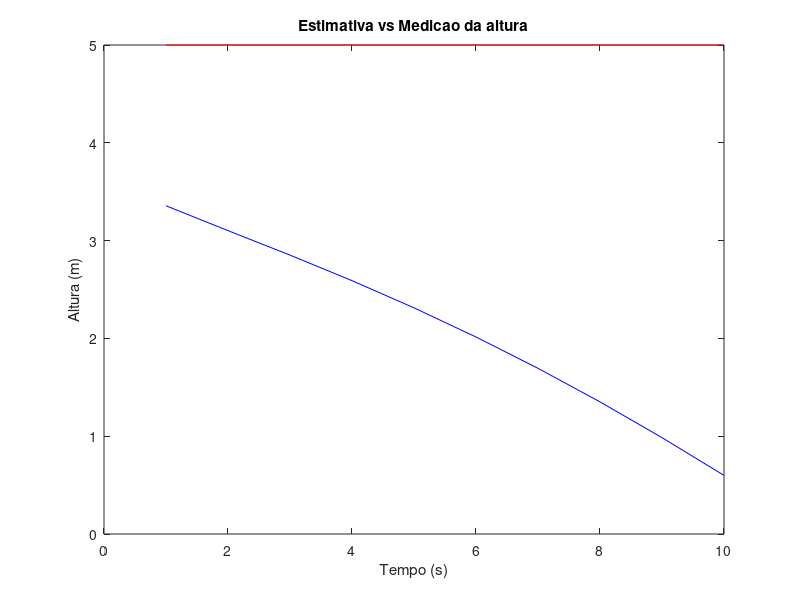
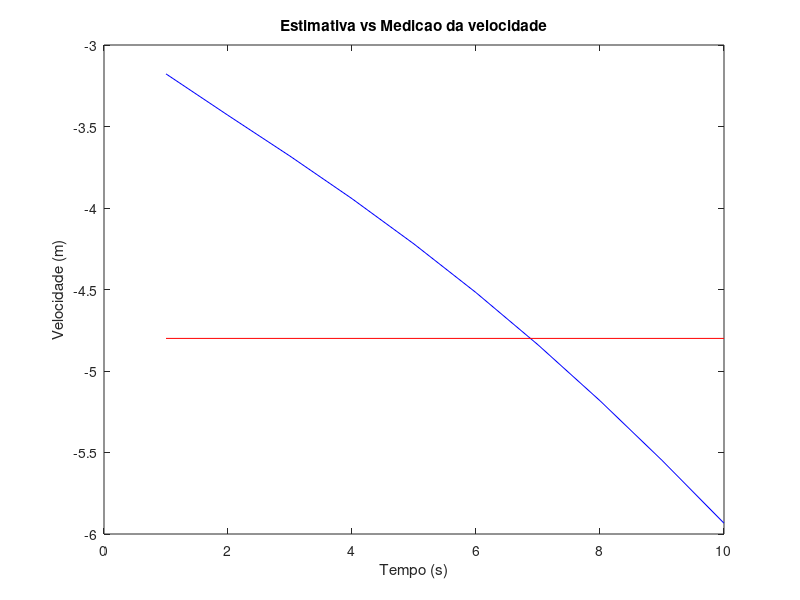

Recreate these plots in MATLAB, in order.
%%%%%%%%%%%%%%%%%%%%%%%%%%%%%%%%%%%%%%%%%%%%%%% DADOS INICIAIS %%%%%%%%%%%%%%%%%%%%%%%%%%%%%%%%%%%%%%%%%%%%%%%%%%%%%%%%%%%%%%%

%Constantes
sigma = 20;
tempo = 0.25;
epsilon = 0.1;
gravidade = 9.8;
aceleracao = 30;

%Equacao de predicao: x = Fx+Gu
x = zeros(2, 1);                                        %Inicializacao da matriz 2x1 de estimativa
F = [1 tempo ; 0 1];                                    %Inicializacao da matriz F
G = [0.5*tempo^2 ; tempo];                              %Inicializacao da matriz G
u = 0;                                                  %Inicializacao da variavel de input

%Equacao de predicao da covariancia: P = F*P*Ft+Q
P = [500 0 ; 0 500];                                    %Inicializacao de uma covariancia arbitraria
Q = [(tempo^4)/4 (tempo^3)/2 ; (tempo^3)/2 tempo^2]*epsilon^2;

H = eye(2)*1.5;

R = sigma^2;

I = eye(2);                                             %Matriz identidade 6x6

Ft = transpose(F);
Ht = transpose(H);

z = zeros(2, 1);                                        %Inicializacao da matriz 1x2 de medicao. z = [altura aceleracao]

%%%%%%%%%%%%%%%%%%%%%%%%%%%%%%%%%%%%%%%%%%%%%%%%%%%%%%%%%%%%%%%%%%%%%%%%%%%%%%%%%%%%%%%%%%%%%%%%%%%%%%%%%%%%%%%%%%%%%%%%%%%%%%

estimados = zeros(2,10);                               %Inicializacao da matriz de estimativa, com x dados em i tempos
medidos = zeros(2,10);                                 %Inicializacao da matriz auxiliar de medicao, com x dados em i tempos

%Laco de repeticao para medicao e estimacao de i tempos
for i = 1:10

    x = F*x + G*u;                                      %Predicao da estimativa 
    P = F*P*Ft + Q;                                     %Predicao da covariancia
    K = P*Ht*(H*P*Ht + R)^(-1);                         %Predicao do ganho de Kalman

    %Entrada do usuario   
    z(1) = input(sprintf('Digite o valor da medicao z: '));         %Medicao da altura
    z(2) = input(sprintf('Digite o valor do input u: ')) - gravidade;     %Medicao da aceleracao descontando a gravidade

    Kt = transpose(K);                                  %Atualizacao da matriz transposta do ganho de Kalman                                  
    x = x + K*(z - H*x);
    P = (I - K*H)*P*(transpose(I - K*H)) + K*R*Kt;      %Atualizacao da matriz de covariancia

    estimados(:,i) = x;                                 %Matriz de estimados recebe x, no tempo i
    medidos(:,i) = z;                                   %Matriz de medidos recebe z, no tempo i                               

end

estimado_altura = estimados(1,:);                              %Armazena as estimativas num vetor
estimado_velocidade = estimados(2,:);                          %Armazena as velocidadades num vetor
medido_altura = medidos(1,:);
medido_velocidade= medidos(2,:);

%Plot do grafico de altura
figure
plot(estimado_altura,'b')
hold on
plot(medido_altura,'r')
xlabel('Tempo (s)');
ylabel('Altura (m)');
title('Estimativa vs Medicao da altura');

%Plot do grafico de velocidade
figure
plot(estimado_velocidade,'b')
hold on
plot(medido_velocidade,'r')
xlabel('Tempo (s)');
ylabel('Velocidade (m)');
title('Estimativa vs Medicao da velocidade');
